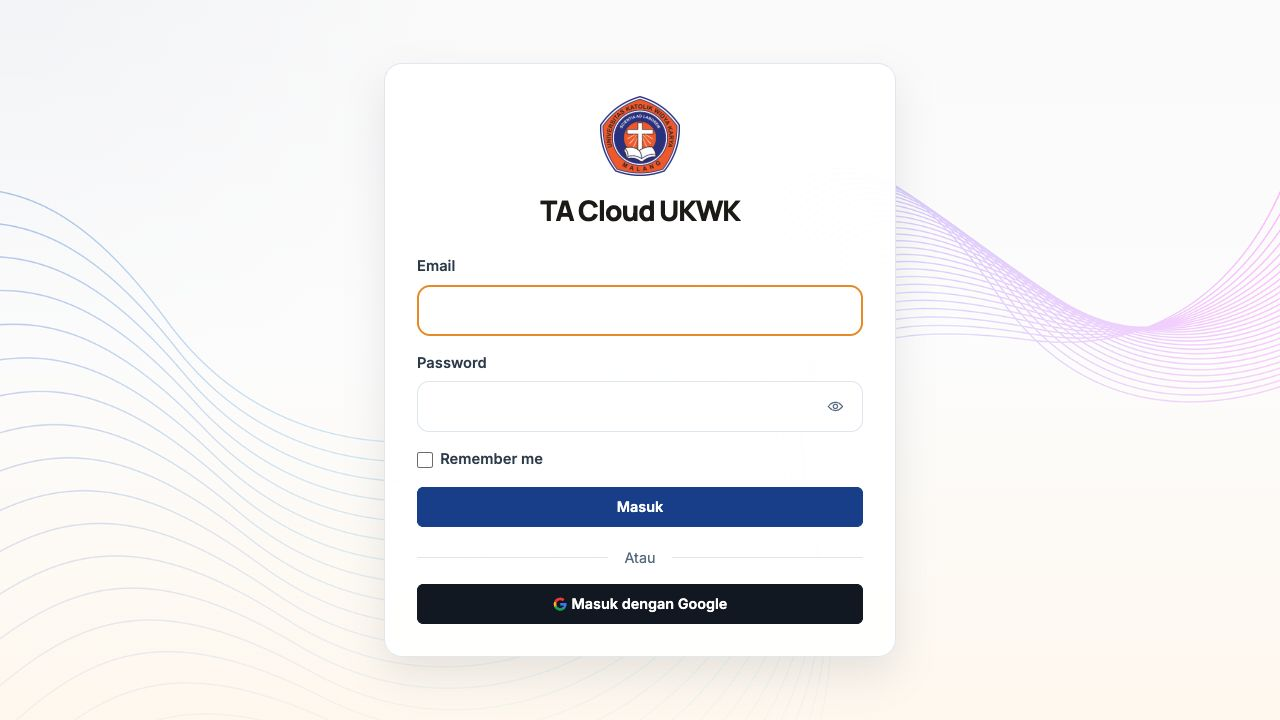
#> input picture docs/reports/launch-readiness/TACLOUD_Login_Page.png, 1280 x 720 px
$ python build_handover_report.py
#> lines starting #> are read from the running program, lines starting #| are printed output that depends on the picture; after the words box and inside, x2 and y2 are one past the last pixel; in counts of white or black regions, pixels touching at a corner belong together
from pathlib import Path

from docx import Document
from docx.enum.text import WD_ALIGN_PARAGRAPH
from docx.oxml import OxmlElement
from docx.oxml.ns import qn
from docx.shared import Cm, Pt, RGBColor
from PIL import Image, ImageDraw, ImageFont

from build_launch_report import (
    GRAY,
    GREEN,
    INK,
    LIGHT,
    NAVY,
    PALE,
    TEAL,
    WHITE,
    add_field,
    add_heading,
    add_para,
    bullet,
    callout,
    document_settings,
    page_break,
    set_cell_text,
    set_width,
    shade,
    table,
)


OUT = Path(__file__).resolve().parent
DOCX = OUT / "TACLOUD_Launch_Readiness_and_Project_Handover_Report.docx"
SEQUENCE_PNG = OUT / "TACLOUD_Thesis_Lifecycle_Sequence.png"
LOGIN_SCREENSHOT = OUT / "TACLOUD_Login_Page.png"
COVER_VISUAL = OUT / "TACLOUD_Cover_Login_Visual.png"
UKWK_LOGO = Path(__file__).resolve().parents[3] / "public/images/ukwk-logo.png"


TEST_SCENARIOS = [
    ("1", "Test Environment and Data", "Confirmed that the test database, migrations, accounts, roles, and sample data were ready.", "Passed"),
    ("2", "Application Baseline", "Checked the Laravel test suite, application routes, Blade pages, and frontend build.", "Passed"),
    ("3", "Browser Test Setup", "Confirmed that TestSprite could open TACLOUD and run the accepted browser scenarios.", "Passed"),
    ("4", "Login and Session Security", "Tested valid and invalid login, logout, rate limiting, session handling, and institutional Google accounts.", "Passed"),
    ("5", "Role Access", "Confirmed that Kaprodi, Dosen, and Mahasiswa can only access functions allowed for their roles.", "Passed"),
    ("6", "Record Ownership", "Checked that users cannot view or change thesis, guidance, or document records belonging to other users.", "Passed"),
    ("7", "CSRF Protection", "Confirmed that unauthorized form submissions without a valid security token are rejected.", "Passed"),
    ("8", "Input Validation", "Tested invalid and manipulated form data to ensure restricted fields cannot be changed.", "Passed"),
    ("9", "File Security", "Checked file type, upload path, ownership, thesis phase, preview, and download permissions.", "Passed"),
    ("10", "XSS Protection", "Tested whether harmful text or scripts could be stored or displayed through application inputs.", "Passed"),
    ("11", "Search and Sorting Safety", "Confirmed that search, filtering, and table sorting only use accepted values.", "Passed"),
    ("12", "Browser Security Headers", "Checked response headers used to reduce browser-based security risks.", "Passed"),
    ("13", "Mahasiswa Workflow", "Tested proposal management, document uploads, grade access, and final-document submission.", "Passed"),
    ("14", "Dosen Workflow", "Tested guidance records, grading, grade locking, and sidang request submission or cancellation.", "Passed"),
    ("15", "Kaprodi Workflow", "Tested proposal review, assignments, sidang approval, grade unlock, and thesis completion.", "Passed"),
    ("16", "Complete Thesis Lifecycle", "Confirmed that a thesis can move through the main phases and appear in the public library after completion.", "Passed"),
    ("17", "Notifications and Privacy", "Checked notification recipients, notification links, read status, and private data access.", "Passed"),
    ("18", "Accessibility", "Tested keyboard navigation, focus handling, modal dialogs, labels, and Escape-key behavior.", "Passed"),
    ("19", "Production Routes and Cache", "Confirmed that routes are unique and the application can build route and configuration caches.", "Passed"),
    ("20", "Dependencies and Release Checks", "Checked Composer and npm security reports, frontend build, optimization, migrations, and the final test suite.", "Passed"),
]


QA = {
    "Kaprodi": [
        ("1.1", "Dashboard", "Dashboard widgets, counts, and statistics loaded correctly.", "Passed", "Verified"),
        ("1.2", "Program Study Master Data", "Create, view, edit, and delete Program Study records.", "Passed", "Verified"),
        ("1.3", "Dosen Master Data", "Dosen record management and CSV import.", "Passed", "Verified"),
        ("1.4", "Mahasiswa Master Data", "Mahasiswa record management and CSV import.", "Passed", "Verified"),
        ("1.5", "Academic Year", "Create, view, edit, and delete academic-year records.", "Passed", "Verified"),
        ("1.6", "Academic Period", "Create, view, edit, and delete academic periods.", "Passed", "Verified"),
        ("1.7", "Grading Format", "Create, view, edit, and duplicate grading formats.", "Passed", "Verified"),
        ("1.8", "Thesis Management", "View the thesis list and open thesis details.", "Passed", "Verified"),
        ("1.9", "Reviewer Assignment", "Assign supervisors and examiners to a thesis.", "Passed", "Verified"),
        ("1.10", "Proposal Review", "Review, approve, or reject a student proposal.", "Passed", "Verified"),
        ("1.11", "Sidang Request Review", "Review, approve, or reject a sidang request.", "Passed with Remark", "The tester saw an error after approval, although the status changed. The corrected flow is technically verified; an identical Citra retest is not documented."),
        ("1.12", "Grade Recap and Unlock", "View final grade recap and process grade-unlock requests.", "Passed", "Verified"),
        ("1.13", "Document Templates", "Manage templates and connect them to academic periods.", "Passed with Remark", "The tester reported an error when reusing the same template. Validation and locking rules were later verified; an identical Citra retest is not documented."),
        ("1.14", "Thesis Export", "Export thesis data to CSV.", "Passed with Remark", "The tester reported an export error. A dedicated export route and menu were added and technically verified."),
        ("1.15", "Final Documents and Library", "Open the final-document queue and confirm library availability.", "Passed with Remark", "The tester found missing final-document requirements and an empty queue. The current completion-to-library path is covered by automated tests."),
        ("1.16", "Sidang Schedule", "Set the thesis sidang date and time.", "Passed with Remark", "The tester saw a database error. The required database field and route rendering were later verified; production smoke testing remains recommended."),
        ("1.17", "Thesis Monitoring", "Open thesis monitoring from the Kaprodi workspace.", "Passed with Remark", "The tester saw a Blade syntax error. The view was corrected and route rendering now passes."),
        ("1.18", "Final Document Checklist", "Save a checklist as draft and later publish it.", "Passed with Remark", "The tester reported that the status stayed Draft. Current draft, publish, and locking rules are technically verified; an identical Citra retest is not documented."),
        ("1.19", "Final Document Monitoring", "Open final documents waiting for Kaprodi review.", "Passed with Remark", "The tester saw a date-format error. The page and date handling were corrected; an identical Citra retest is not documented."),
    ],
    "Dosen": [
        ("2.1", "Dashboard", "Open the Dosen dashboard and assigned thesis queue.", "Passed", "Verified"),
        ("2.2", "Assigned Theses", "View assigned theses and their details.", "Passed", "Verified"),
        ("2.3", "Guidance Records", "Add, edit, and delete guidance notes.", "Passed", "Verified"),
        ("2.4", "Sidang Request", "Submit, cancel, and submit a sidang request again.", "Passed with Remark", "The tester reported unclear feedback after submission. Laravel coverage and accepted TestSprite TC029 confirm cancellation and resubmission."),
        ("2.5", "Grading", "Enter grade items and publish the final grade.", "Passed", "Verified"),
        ("2.6", "Grade Unlock", "Request an unlock for a published grade.", "Passed", "Verified"),
        ("2.7", "Notifications", "Receive notifications for assignments, reviews, and requests.", "Passed", "Verified"),
    ],
    "Mahasiswa": [
        ("3.1", "Dashboard", "View the active thesis, document count, and guidance summary.", "Passed", "Verified"),
        ("3.2", "Thesis Management", "Create, edit, and delete an owned thesis record.", "Passed", "Verified"),
        ("3.3", "Documents", "Upload proposal and document versions, then delete owned files.", "Passed", "Verified"),
        ("3.4", "Guidance", "View guidance, respond to revisions, and export the logbook.", "Passed", "Verified"),
        ("3.5", "Final Submission", "Open and submit the final-document form only after grades are available.", "Passed with Remark", "The tester requested an eligibility guard. Current automated tests confirm that early access and early submission are rejected."),
        ("3.6", "Grades", "View the student's own published final grades.", "Passed", "Verified"),
        ("3.7", "Non-Thesis Records", "Manage an abstract, report, score, and publication link.", "Passed", "Verified"),
    ],
    "General": [
        ("4.1", "Authentication", "Use valid and invalid login details and confirm role-based access.", "Passed", "Verified"),
        ("4.2", "Notifications", "View realtime notifications and mark one or all as read.", "Passed", "Verified"),
        ("4.3", "Shared User Interface", "Check shared page headers, cards, tables, forms, and icons.", "Passed", "Verified"),
        ("4.4", "Public Library", "Open the public library list and thesis detail pages.", "Passed with Remark", "The tester reported that completed theses did not appear automatically. The corrected path is covered by five accepted browser tests and lifecycle tests."),
        ("4.5", "FAQ and Limitations", "Open the FAQ and Known Limitations pages.", "Passed", "Verified"),
    ],
}


def build_sequence_diagram():
    width, height = 1800, 1050
    image = Image.new("RGB", (width, height), "white")
#> image: PIL image 1800x1050 RGB; every value is 255
    draw = ImageDraw.Draw(image)
    font_dir = Path("/System/Library/Fonts")
    regular_path = font_dir / "Supplemental/Arial.ttf"
    bold_path = font_dir / "Supplemental/Arial Bold.ttf"
    regular = ImageFont.truetype(str(regular_path), 29)
    small = ImageFont.truetype(str(regular_path), 25)
    bold = ImageFont.truetype(str(bold_path), 30)

    actors = [
        ("Mahasiswa", 150),
        ("Dosen", 500),
        ("Kaprodi", 850),
        ("TACLOUD", 1200),
        ("Public Library", 1570),
    ]
    navy = "#173B57"
    teal = "#147D78"
    gray = "#93A4AF"
    ink = "#26343D"

    for label, x in actors:
        box = (x - 125, 35, x + 125, 105)
        draw.rounded_rectangle(box, radius=12, fill=navy)
        text_box = draw.textbbox((0, 0), label, font=bold)
        draw.text((x - (text_box[2] - text_box[0]) / 2, 55), label, font=bold, fill="white")
        draw.line((x, 105, x, height - 35), fill=gray, width=3)
#> this loop made 5 passes
#> text_box on passes 1 to 5: (0, 5, 164, 28), (0, 6, 95, 28), (0, 5, 114, 34), (-1, 6, 141, 28), (0, 5, 203, 34)

    messages = [
        (150, 1200, "Submit proposal"),
        (1200, 850, "Notify proposal review"),
        (850, 1200, "Approve and assign reviewers"),
        (1200, 500, "Notify assignment"),
        (500, 1200, "Record guidance"),
        (150, 1200, "Upload revisions"),
        (500, 1200, "Submit sidang request"),
        (1200, 850, "Notify sidang review"),
        (850, 1200, "Approve and set schedule"),
        (500, 1200, "Publish required grades"),
        (150, 1200, "Upload final document"),
        (850, 1200, "Complete thesis"),
        (1200, 1570, "Publish completed thesis"),
    ]
    y = 155
    for start, end, label in messages:
        color = teal if start != 1200 else navy
        draw.line((start, y, end, y), fill=color, width=4)
        direction = 1 if end > start else -1
        tip = end
        draw.polygon(
            [(tip, y), (tip - direction * 18, y - 10), (tip - direction * 18, y + 10)],
            fill=color,
        )
        text_box = draw.textbbox((0, 0), label, font=small)
        text_width = text_box[2] - text_box[0]
        text_x = (start + end) / 2 - text_width / 2
        draw.rectangle((text_x - 8, y - 33, text_x + text_width + 8, y - 2), fill="white")
        draw.text((text_x, y - 31), label, font=small, fill=ink)
        y += 67
#> this loop made 13 passes
#> (text_box, text_width, text_x) on passes 1 to 12: ((0, 5, 204, 29), 204, 573), ((0, 5, 280, 29), 280, 885), ((0, 5, 376, 29), 376, 837), ((0, 5, 227, 29), 227, 736.5), ((0, 5, 209, 29), 209, 745.5), ((0, 5, 207, 29), 207, 571.5), ((0, 5, 283, 29), 283, 708.5), ((0, 5, 255, 29), 255, 897.5), ((0, 5, 325, 29), 325, 862.5), ((0, 5, 296, 29), 296, 702), ((0, 5, 284, 29), 284, 533), ((0, 5, 202, 29), 202, 924)
#> after the loop, y = 1026

    image.save(SEQUENCE_PNG, dpi=(180, 180))
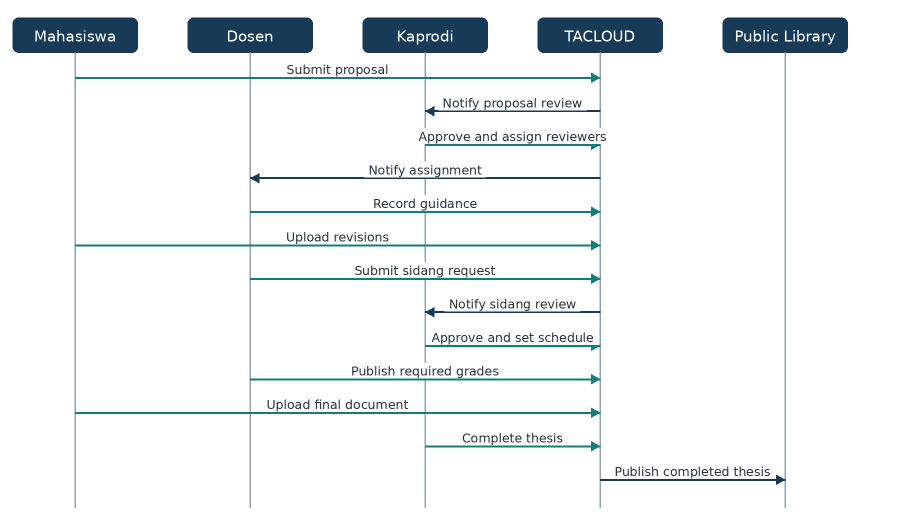
#> saved as TACLOUD_Thesis_Lifecycle_Sequence.png: PIL image 1800x1050 RGB (shown at 1/2 size); mean R, G, B 237.8, 241.3, 242.7


def build_cover_visual():
    screenshot = Image.open(LOGIN_SCREENSHOT).convert("RGB")
#> screenshot is the input picture: PIL image 1280x720 RGB; mean R, G, B 241.2, 240.3, 240.6
    screenshot.thumbnail((1540, 870))
    canvas = Image.new("RGB", (1680, 1010), "#F5F8FA")
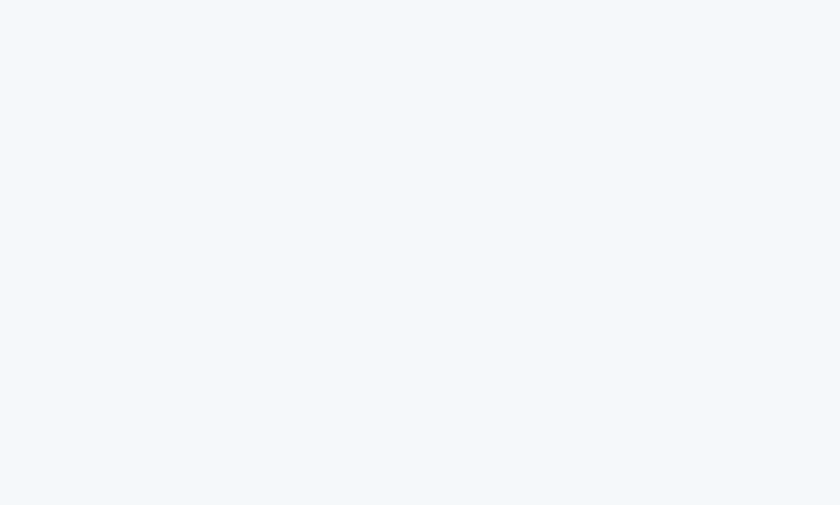
#> canvas: PIL image 1680x1010 RGB (shown at 1/2 size); mean R, G, B 245, 248, 250
    shadow = Image.new("RGBA", canvas.size, (0, 0, 0, 0))
#> shadow: PIL image 1680x1010 RGBA; every value is 0
    shadow_draw = ImageDraw.Draw(shadow)
    x = (canvas.width - screenshot.width) // 2
#> x = 200
    y = (canvas.height - screenshot.height) // 2
#> y = 145
    shadow_draw.rounded_rectangle(
        (x - 24, y - 18, x + screenshot.width + 32, y + screenshot.height + 38),
        radius=34,
        fill=(23, 59, 87, 45),
    )
    canvas = Image.alpha_composite(canvas.convert("RGBA"), shadow)
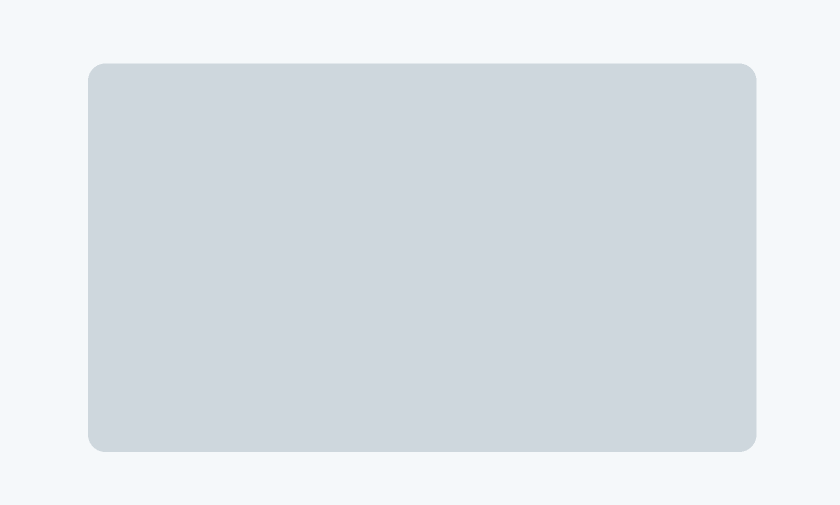
#> canvas: PIL image 1680x1010 RGBA (shown at 1/2 size); mean R, G, B, A 221.1, 227.8, 232.3, 255
    mask = Image.new("L", screenshot.size, 0)
#> mask: PIL image 1280x720 L; every value is 0
    ImageDraw.Draw(mask).rounded_rectangle((0, 0, screenshot.width, screenshot.height), radius=24, fill=255)
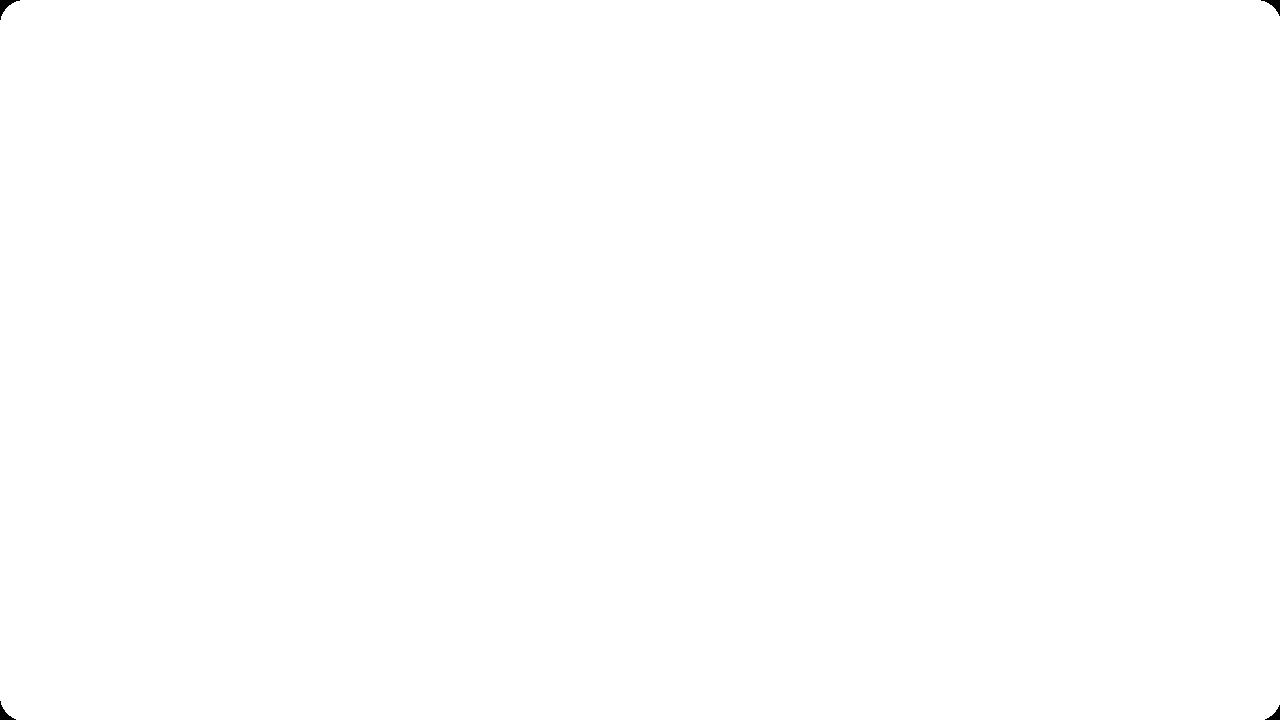
#> mask: PIL image 1280x720 L; 100% white; 4 black regions, box (x1, y1, x2, y2) and area: (0, 0, 20, 20) 131, (1261, 0, 1280, 16) 111, (0, 701, 16, 720) 111, (1265, 705, 1280, 720) 92
    canvas.paste(screenshot, (x, y), mask)
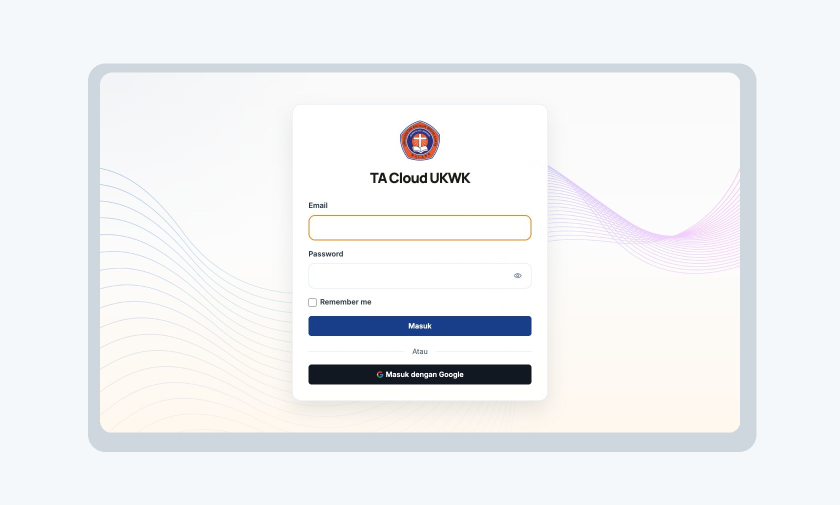
#> canvas: PIL image 1680x1010 RGBA (shown at 1/2 size); mean R, G, B, A 240.3, 241.5, 242.9, 255
    border = ImageDraw.Draw(canvas)
    border.rounded_rectangle(
        (x - 2, y - 2, x + screenshot.width + 2, y + screenshot.height + 2),
        radius=26,
        outline="#D7E2E8",
        width=5,
    )
    canvas.convert("RGB").save(COVER_VISUAL, quality=95, dpi=(180, 180))


# [458 lines left out: functions setup, cover, executive_summary, project_and_flow, features_and_method, qa_section and 3 more, not called in this run]


def main():
    assert sum(len(rows) for rows in QA.values()) == 38
    assert len(TEST_SCENARIOS) == 20
    build_sequence_diagram()
    build_cover_visual()
    doc = Document()
    setup(doc)
    document_settings(doc)
    cover(doc)
    executive_summary(doc)
    project_and_flow(doc)
    features_and_method(doc)
    qa_section(doc)
    final_campaign(doc)
    issues_and_security(doc)
    launch_and_signoff(doc)
    doc.core_properties.title = "TACLOUD Launch Readiness and Project Handover Report"
    doc.core_properties.subject = "Simple professional project handover and launch recommendation"
    doc.core_properties.author = "TACLOUD Project Team"
    doc.core_properties.keywords = "TACLOUD, launch readiness, project handover, QA, TestSprite"
    doc.save(DOCX)
    print(DOCX)


if __name__ == "__main__":
    main()
#> (the call stopped at in main, `doc = Document()`: docx is not available in this run)
